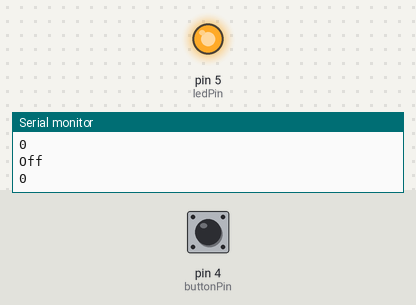
Bench run of a sketch on a simulated Arduino Uno, built with avr-gcc and run on an emulated ATmega328P. Shown: output pins drawn as LEDs (lit = HIGH), the last lines printed to the serial monitor. Inputs (shaded band) come from the test bench; at power-on: pin 4 (buttonPin) LOW.

Above: at 1.2 s.
1.3 s: pin 4 (buttonPin) pulled HIGH for 0.15 s
At 1.42 s:
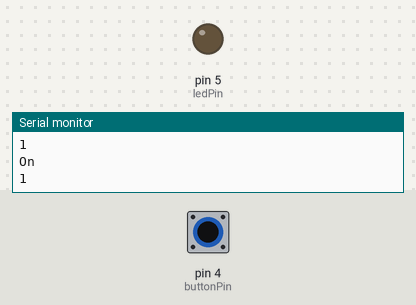
3.0 s: pin 4 (buttonPin) pulled HIGH for 3.2 s
At 7.7 s:
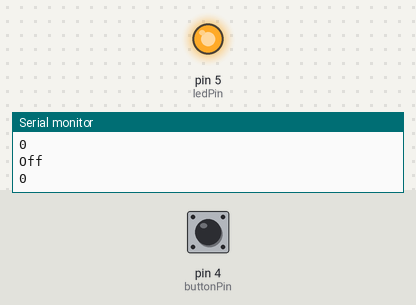
Timing chart, 0 to 9.2 s (numbered marks = the images above; inputs shaded):
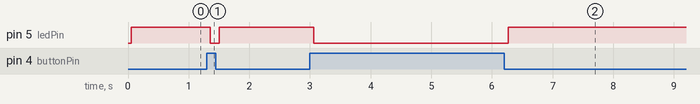

The sketch:

Microcontroller_POC.ino
```cpp
/*
  Button

  Turns on and off a light emitting diode(LED) connected to digital pin 13,
  when pressing a pushbutton attached to pin 2.

  The circuit:
  - LED attached from pin 13 to ground
  - pushbutton attached to pin 2 and 3 from +5V
  - 10K resistor attached to pin 2 and 3 from ground
  - Output wire attached to pin 7 and 8 which feeds to input of AND gate

  Result:
  - Pressing the button on pin 2 will lead to the LED attached from pin 13 to turn on
  - Pressing both buttons will send a HIGH output to an AND gate which will turn on another LED

  - Note: on most Arduinos there is already an LED on the board
    attached to pin 13.
*/

// constants won't change. They're used here to set pin numbers:
const int buttonPin = 4;     // the number of the pushbutton pin
//const int buttonPin1 = 3;    // the number of the second pushbutton pin
const int ledPin =  5;      // the number of the LED pin
//const int andGate1 = 7;      // output that feeds into input of an AND gate
//onst int andGate2 = 8; 	 // output that feeds into input of an AND gate

// variables will change:
int buttonState = 0;         // variable for reading the pushbutton status
//int buttonState1 = 0;         // variable for reading the pushbutton status

void setup() {
  // initialize the LED pin as an output:
  pinMode(ledPin, OUTPUT);
  // initialize the pushbutton pin as an input:
  pinMode(buttonPin, INPUT);
  Serial.begin(9600);
  // initialize the second pushbutton pin as an input:
  //pinMode(buttonPin1, INPUT);
  // intialize the 2 output to AND gate as output
  //pinMode(andGate1, OUTPUT);
  //pinMode(andGate2, OUTPUT);
}

void loop() {
  // read the state of the pushbutton value:
  buttonState = digitalRead(buttonPin);
  //buttonState1 = digitalRead(buttonPin1);
  Serial.println(buttonState);
  // check if the pushbutton is pressed. If it is, the buttonState is HIGH:
  if (buttonState == HIGH) {
    // turn LED on:
    delay(50);
    Serial.println("On");
    digitalWrite(ledPin, LOW);
  } else {
    // turn LED off:
    delay(50);
    Serial.println("Off");
    digitalWrite(ledPin, HIGH);
  }


  // check if the pushbuttons are pressed. If they are, the button states are HIGH:
  /*
  if (buttonState == HIGH) {
	  // output HIGH from andGate1:
	  digitalWrite(andGate1, HIGH);
  } else {
	  // output LOW from andGate1:
	  digitalWrite(andGate1, LOW);
  }

  if(buttonState1 == HIGH) {
	  // output HIGH from andGate2:
	  digitalWrite(andGate2, HIGH);
  } else {
	  // output LOW from andGate2:
	  digitalWrite(andGate2, LOW);
  }
  */
}
```

Measured:
- after the input at 1.3 s, pin 5 (ledPin): HIGH → LOW after 0.05 s, → HIGH 0.15 s later
- after the input at 3.0 s, pin 5 (ledPin): HIGH → LOW after 0.06 s, → HIGH 3.2 s later
